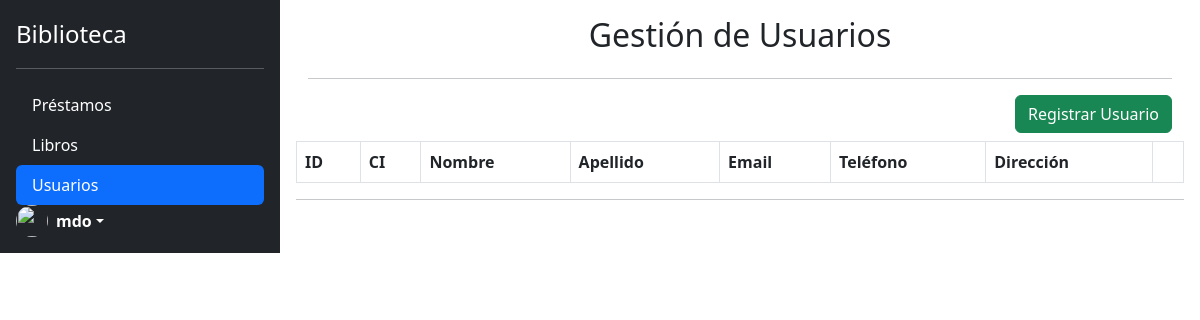
The page /vistas/usuarios.php on the database as committed earlier.
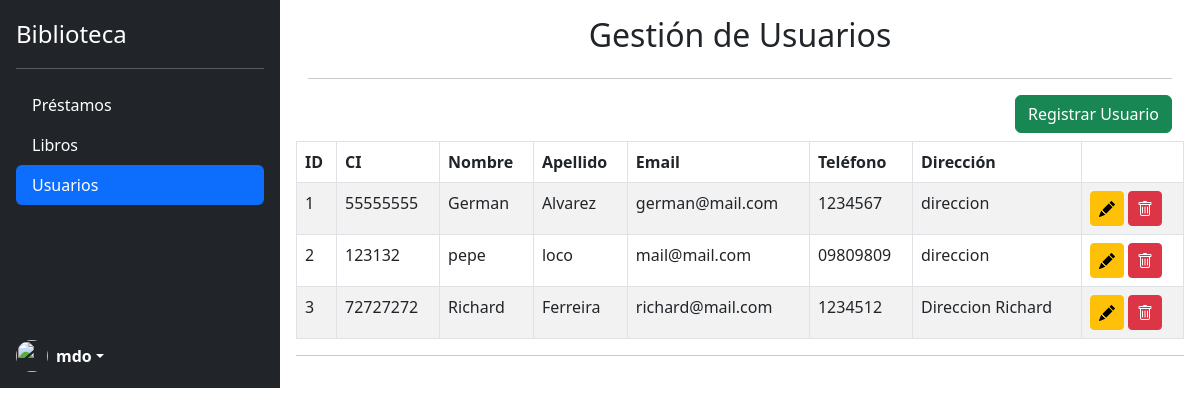
The same page on the database as committed later.
### tables this page shows
CREATE TABLE `usuarios` (
  `id` int(11) NOT NULL,
  `ci` varchar(100) DEFAULT NULL,
  `nombre` varchar(255) DEFAULT NULL,
  `apellido` varchar(255) DEFAULT NULL,
  `mail` varchar(255) DEFAULT NULL,
  `tel` varchar(255) DEFAULT NULL,
  `dir` varchar(255) DEFAULT NULL,
  `password` varchar(300) DEFAULT NULL
);

### controlador/controlador.php (called while the page is built, shortened)
<?php
include ('../modelos/clsusuario.php');
function getUsuarios(){
    try {
        $conn =  connDB();
        $sql = "SELECT * FROM usuarios";
        $resultado = $conn->query($sql);
        $listaUsuarios = array();
        while ($fila = $resultado->fetch_assoc()) {
            $usuario = new Usuario($fila['id'], $fila['ci'], $fila['nombre'], $fila['apellido'], $fila['mail'], $fila['tel'], $fila['dir']);
            $listaUsuarios[] = $usuario;
        }
        return $listaUsuarios;
    } catch (Exception $e) {
        return 'Error: '.  $e->getMessage(). "\n";
    }
}
?>

### modelos/clsusuario.php (called while the page is built, shortened)
<?php
class Usuario{
    private $id;
    private $ci;
    private $nombre;
    private $apellido;
    private $mail;
    private $tel;
    private $dir;
    public function __construct($pId, $pCi, $pNombre, $pApellido, $pMail, $pTel, $pDir){
        $this->id = $pId;
        $this->ci = $pCi;
        $this->nombre = $pNombre;
        $this->apellido = $pApellido;
        $this->mail = $pMail;
        $this->tel = $pTel;
        $this->dir = $pDir;
    }
    public function getId(){
        return $this->id;
    }
    public function getCi(){
        return $this->ci;
    }
    public function getNombre(){
        return $this->nombre;
    }
    public function getApellido(){
        return $this->apellido;
    }
    public function getMail(){
        return $this->mail;
    }
    public function getTel(){
        return $this->tel;
    }
    public function getDir(){
        return $this->dir;
    }
}
?>

### vistas/usuarios.php (the view, shortened to what this page needs)
<?php
require('../controlador/controlador.php');
$sidebar_op = 3;
?>
<!DOCTYPE html>
<html lang="en">
<head>
  <?php include '../layout/head.php';?>
</head>
<body>
  <main class="d-flex flex-nowrap">
    <?php include '../layout/sidebar.php';?>
    <div class="d-flex flex-column p-3 w-100 frame">
        <div class="container">
            <div class="row">
              <h2 class="text-center">Gestión de Usuarios</h2>
            </div>
            <hr>
            <div class="row">
              <div class="d-grid gap-2 d-md-flex justify-content-md-end">
                <a href="usuarios-crear.php" class="btn btn-success mb-2">Registrar Usuario</a>
              </div>
            </div>
            <div class="row">
              <table class="table table-striped table-bordered">
                <thead>
                  <tr>
                    <th scope="col">ID</th>
                    <th scope="col">CI</th>
                    <th scope="col">Nombre</th>
                    <th scope="col">Apellido</th>
                    <th scope="col">Email</th>
                    <th scope="col">Teléfono</th>
                    <th scope="col">Dirección</th>
                    <th scope="col"></th>
                  </tr>
                </thead>
                <tbody>
                  <?php
                  $usuarios = getUsuarios();
                  foreach ($usuarios as $usuario) {
                  ?>
                    <tr>
                      <td><?=$usuario->getId()?></td>
                      <td><?=$usuario->getCi()?></td>
                      <td><?=$usuario->getNombre()?></td>
                      <td><?=$usuario->getApellido()?></td>
                      <td><?=$usuario->getMail()?></td>
                      <td><?=$usuario->getTel()?></td>
                      <td><?=$usuario->getDir()?></td>
                      <td>
                        <a class="btn btn-warning btn-sm pb-2" name="btnEditar" href="usuarios-editar.php?id=<?=$usuario->getId()?>">
                        </a>
                        <button class="btn btn-danger btn-sm pb-2" type="submit" name="btnEliminar">
                        </button>
                      </td>
                    </tr>
                  <?php
                  }
                  ?>
                </tbody>
              </table>
              <hr>
            </div>
        </div>
    </div>
  </main>
</body>
</html>

### layout/head.php (shortened to what this page needs)
<link rel="stylesheet" href="../css/style.css">
<link href="https://cdn.jsdelivr.net/npm/bootstrap@5.3.0/dist/css/bootstrap.min.css" rel="stylesheet">

### layout/sidebar.php (shortened to what this page needs)
<?php
$prestamos_opc = "text-white";
$libros_opc = "text-white";
$usuarios_opc = "text-white";
switch ($sidebar_op) {
  case 3:
    $usuarios_opc = "active";
    break;
}
?>
<div class="d-flex flex-column flex-shrink-0 p-3 text-bg-dark" style="width: 280px;">
      <a href="/" class="d-flex align-items-center mb-3 mb-md-0 me-md-auto text-white text-decoration-none">
          <span class="fs-4">Biblioteca</span>
      </a>
      <hr>
      <ul class="nav nav-pills flex-column mb-auto">
        <li class="nav-item">
          <a href="index.php" class="nav-link <?=$prestamos_opc?>" aria-current="page">
              Préstamos
          </a>
        </li>
        <li>
          <a href="libros.php" class="nav-link <?=$libros_opc?>">
              Libros
          </a>
        </li>
        <li>
          <a href="usuarios.php" class="nav-link <?=$usuarios_opc?>">
              Usuarios
          </a>
        </li>
      </ul>
      <div class="dropdown">
      <a href="#" class="d-flex align-items-center text-white text-decoration-none dropdown-toggle" data-bs-toggle="dropdown" aria-expanded="false">
          <img src="https://github.com/mdo.png" alt="" width="32" height="32" class="rounded-circle me-2">
          <strong>mdo</strong>
      </a>
      </div>
</div>

### css/style.css (style rules this page uses)
body { min-height: 100vh; min-height: -webkit-fill-available; }
html { height: -webkit-fill-available; }
main { height: 100vh; height: -webkit-fill-available; max-height: 100vh; overflow-x: auto; overflow-y: hidden; }
.frame { overflow-y: auto; }

Rows that differ between the two databases and show on the page:
added usuarios: id "1", ci "55555555", nombre "German", apellido "Alvarez", mail "german@mail.com", tel "1234567", dir "direccion"
added usuarios: id "2", ci "123132", nombre "pepe", apellido "loco", mail "mail@mail.com", tel "09809809", dir "direccion"
added usuarios: id "3", ci "72727272", nombre "Richard", apellido "Ferreira", mail "richard@mail.com", tel "1234512", dir "Direccion Richard"
